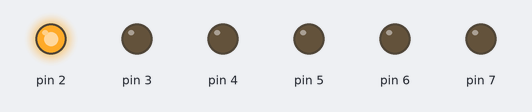
The sketch below on a simulated Arduino Uno, built with avr-gcc and run on an emulated ATmega328P. Parts: output pins drawn as LEDs (lit = HIGH).

Above: at 0.1 s.
Timing chart, 0 to 1.6 s (numbered marks = the images above):
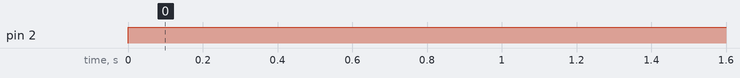

Measured:
- by itself, pin 2: LOW → HIGH at 0.00 s

The sketch:

Lab2.ino
```cpp
void setup() {
  // put your setup code here, to run once:
  Serial.begin(115200);
  // sets the ports 2-7 to outputs
  DDRD = DDRD | B11111100;
}

void loop() {
  // put your main code here, to run repeatedly:
  turnOnLed();
}

/********************************* First task, turn on a LED   *********************************/
void turnOnLed()
{
  // turns on LED connected to pin 2
  PORTD = B00000100;
}

/********************************* Second task, make a LED flash  *********************************/
void flashLed()
{
  // variabel for delay time between flash
  int16_t delayTime = 200;
  // Led connected to pin 2 is on
  PORTD = B00000100;
  delay(delayTime);
  // Led connected to pin 2 is off
  PORTD = B00000000;
  delay(delayTime);
}

/********************************* Third task, make two LED flash asynchronously   *********************************/
void twoLedFlash()
{
  // variabel for delay time between sequence
  int16_t delayTime = 400;
  // Led connected to pin 2 is on and Led connected to pin 3 is off
  PORTD = B00000100;
  delay(delayTime);
  // Led connected to pin 3 is on and Led conncted to pind  2 is off
  PORTD = B00001000;
  delay(delayTime);
}

/********************************* Fourth task, make a binarycounter from 0-15   *********************************/
void binaryCounter()
{
  // array of values
  int binaryCounterValues[] = {
    B00000000,    //0
    B00000100,    //1
    B00001000,    //2
    B00001100,    //3
    B00010000,    //4
    B00010100,    //5
    B00011000,    //6
    B00011100,    //7
    B00100000,    //8
    B00100100,    //9
    B00101000,    //10
    B00101100,    //11
    B00110000,    //12
    B00110100,    //13
    B00111000,    //14
    B00111100     //15
  };
  // size of array named binaryCounterValues
  uint16_t sizeOfBinaryCounter = sizeof(binaryCounterValues) / sizeof(int);

  // variabel for delay time between sequence
  uint16_t delayTime = 500;

  // goes through the the array and then start over again
  for (int i = 0; i < sizeOfBinaryCounter; i++)
  {
    PORTD = binaryCounterValues[i];
    delay(delayTime);
  }
}

/********************************* Fifth task, make a knightrider sequence   *********************************/
void knightRider()
{
  // array of knightridersequences
  int nightRiderSequences[] = {
    B00000100,
    B00001100,
    B00001000,
    B00011000,
    B00010000,
    B00110000,
    B00100000
  };

  // size of array
  uint16_t nightRiderSize = sizeof(nightRiderSequences) / sizeof(int);

  // variabel for delay time between sequence
  uint16_t delayTime = 60;

  // goes through the array
  for (int i = 0; i < nightRiderSize; i++) {
    PORTD = nightRiderSequences[i];
    delay(delayTime);
  }

  // goes through the array backwards
  for (int i = nightRiderSize - 1; i > 0; i--) {
    PORTD = nightRiderSequences[i];
    delay(delayTime);
  }
}
```
